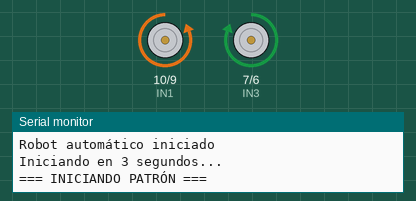
This sketch was run on a simulated Arduino Uno, built with avr-gcc and run on an emulated ATmega328P. On the bench: motor-driver pin pairs drawn as motors (green arrow = first pin HIGH = forward, orange = second pin HIGH = backward, longer = more drive, scaled by the enable pin), the last lines printed to the serial monitor.

Above: at 3.5 s.
At 24.3 s:
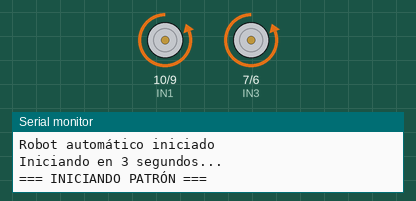
At 44.7 s:
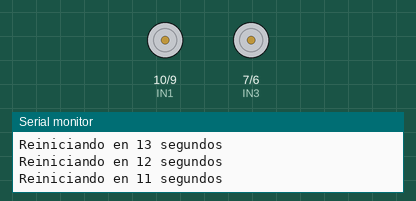
At 68.5 s:
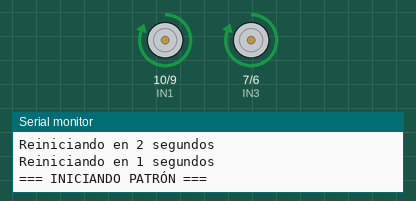
Timing chart, 0 to 70.4 s (numbered marks = the images above):
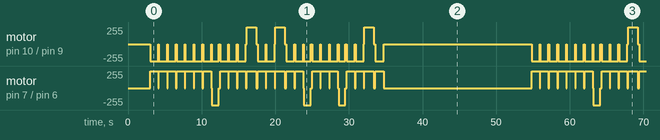

The sketch:

first_script.ino
```cpp
// ROBOT AUTOMÁTICO - VERSIÓN SIMPLE
// Puente H L298N con 2 motores

// Conexiones del puente H
const int ENA = 11;    // Motor derecho - control de velocidad
const int IN1 = 10;    // Motor derecho - dirección
const int IN2 = 9;     // Motor derecho - dirección
const int IN3 = 7;     // Motor izquierdo - dirección
const int IN4 = 6;     // Motor izquierdo - dirección
const int ENB = 8;     // Motor izquierdo - control de velocidad

const int velocidadDerecha = 255;  // Motor derecho (más rápido para corregir desviación)
const int velocidadIzquierda = 150;  // Motor izquierdo

// Tiempos para cada movimiento (ajustados según pruebas)
const int tiempoBloque = 1100;           // Reducido para que 7 bloques sean exactos
const int tiempoGiroIzquierda = 900;    // Giro izquierda perfecto
const int tiempoGiroDerecha = 1300;      // Giro derecha compensado por diferencia de velocidad

//----------------------------------------------------------------
// CONFIGURACIÓN INICIAL
//----------------------------------------------------------------
void setup() {
  Serial.begin(9600);

  // Configurar pines como salida
  pinMode(ENA, OUTPUT);
  pinMode(ENB, OUTPUT);
  pinMode(IN1, OUTPUT);
  pinMode(IN2, OUTPUT);
  pinMode(IN3, OUTPUT);
  pinMode(IN4, OUTPUT);

  detener();
  Serial.println("Robot automático iniciado");
  Serial.println("Iniciando en 3 segundos...");
  delay(3000);
}

//----------------------------------------------------------------
// FUNCIONES BÁSICAS
//----------------------------------------------------------------

void avanzarUnBloque() {
  // Motor derecho adelante (velocidad ajustada)
  digitalWrite(IN1, LOW);
  digitalWrite(IN2, HIGH);
  analogWrite(ENA, velocidadDerecha);

  // Motor izquierdo adelante (velocidad ajustada)
  digitalWrite(IN3, HIGH);
  digitalWrite(IN4, LOW);
  analogWrite(ENB, velocidadIzquierda);

  delay(tiempoBloque);
  detener();
  delay(100);
}

void rotarDerecha() {
  // Motor derecho atrás
  digitalWrite(IN1, HIGH);
  digitalWrite(IN2, LOW);
  analogWrite(ENA, velocidadDerecha);

  // Motor izquierdo adelante
  digitalWrite(IN3, HIGH);
  digitalWrite(IN4, LOW);
  analogWrite(ENB, velocidadIzquierda);

  delay(tiempoGiroDerecha);
  detener();
  delay(200);
}

void rotarIzquierda() {
  // Motor derecho adelante
  digitalWrite(IN1, LOW);
  digitalWrite(IN2, HIGH);
  analogWrite(ENA, velocidadDerecha);

  // Motor izquierdo atrás
  digitalWrite(IN3, LOW);
  digitalWrite(IN4, HIGH);
  analogWrite(ENB, velocidadIzquierda);

  delay(tiempoGiroIzquierda);
  detener();
  delay(200);
}

void detener() {
  // Apagar ambos motores
  analogWrite(ENA, 0);
  analogWrite(ENB, 0);
  digitalWrite(IN1, LOW);
  digitalWrite(IN2, LOW);
  digitalWrite(IN3, LOW);
  digitalWrite(IN4, LOW);
}

//----------------------------------------------------------------
// BUCLE PRINCIPAL
//----------------------------------------------------------------

void loop() {
  Serial.println("=== INICIANDO PATRÓN ===");

  avanzarUnBloque();
  avanzarUnBloque();
  avanzarUnBloque();
  avanzarUnBloque();
  avanzarUnBloque();
  avanzarUnBloque();
  avanzarUnBloque();

  rotarIzquierda();
  avanzarUnBloque();
  avanzarUnBloque();
  avanzarUnBloque();

  rotarDerecha();
  avanzarUnBloque();
  avanzarUnBloque();

  rotarDerecha();
  avanzarUnBloque();
  avanzarUnBloque();

  rotarIzquierda();
  avanzarUnBloque();
  avanzarUnBloque();
  avanzarUnBloque();

  rotarIzquierda();
  avanzarUnBloque();
  avanzarUnBloque();

  rotarDerecha();
  avanzarUnBloque();

  //----------------------------------------------------------------
  // Esto es solo para ver en la consola si el codigo ya terminó.
  // A fines practicos es solo un delay antes del reinicio del ciclo.
  //----------------------------------------------------------------

  for (int i = 20; i > 0; i--) {
    Serial.print("Reiniciando en ");
    Serial.print(i);
    Serial.println(" segundos ");
    delay(1000);
  }

}
```

Measured:
- by itself, motor on pin 10 (IN1) / pin 9 (IN2), motor on pin 7 (IN3) / pin 6 (IN4): moves between backward 255/255 and forward 255/255, repeating every 51.8 s
